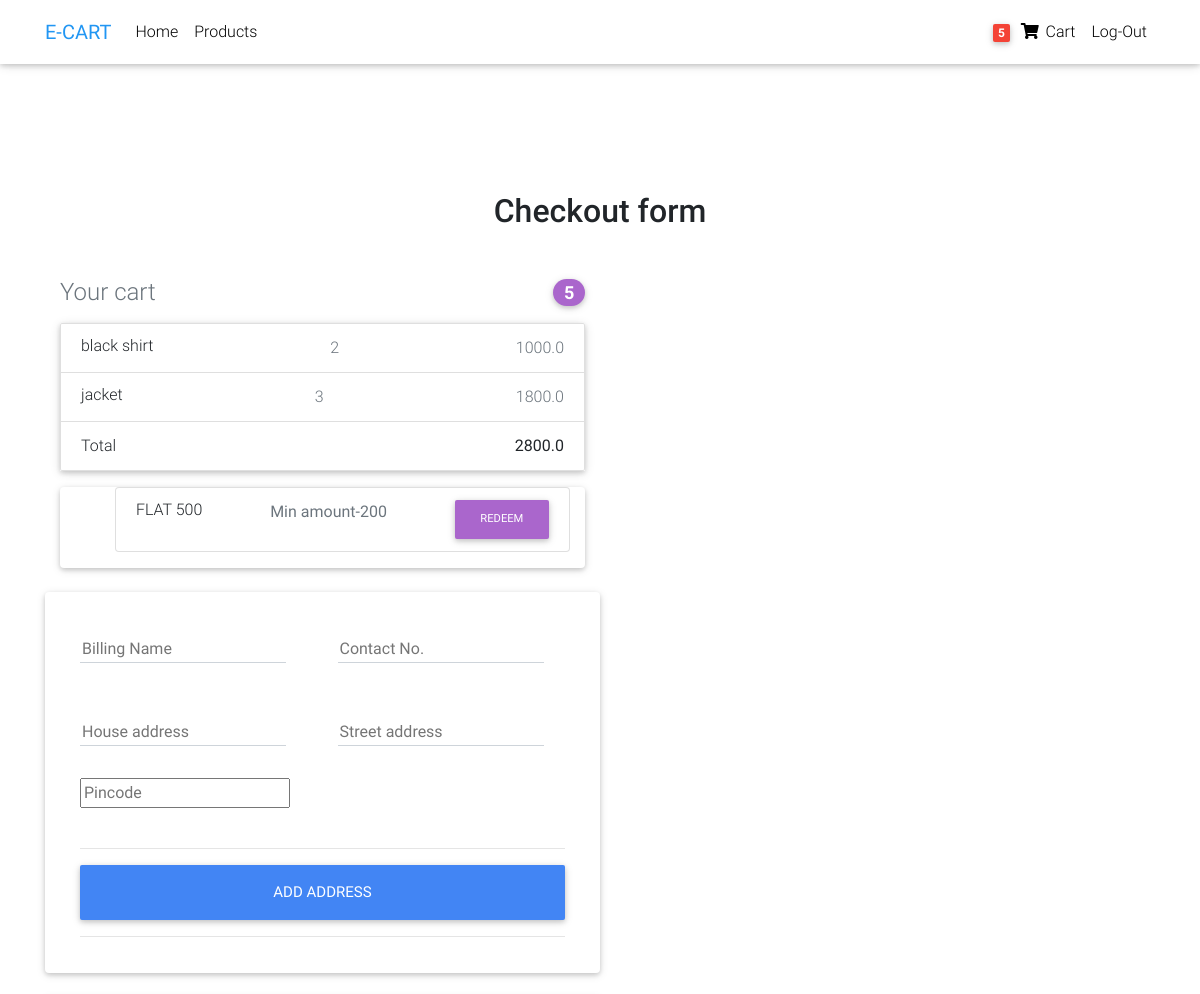
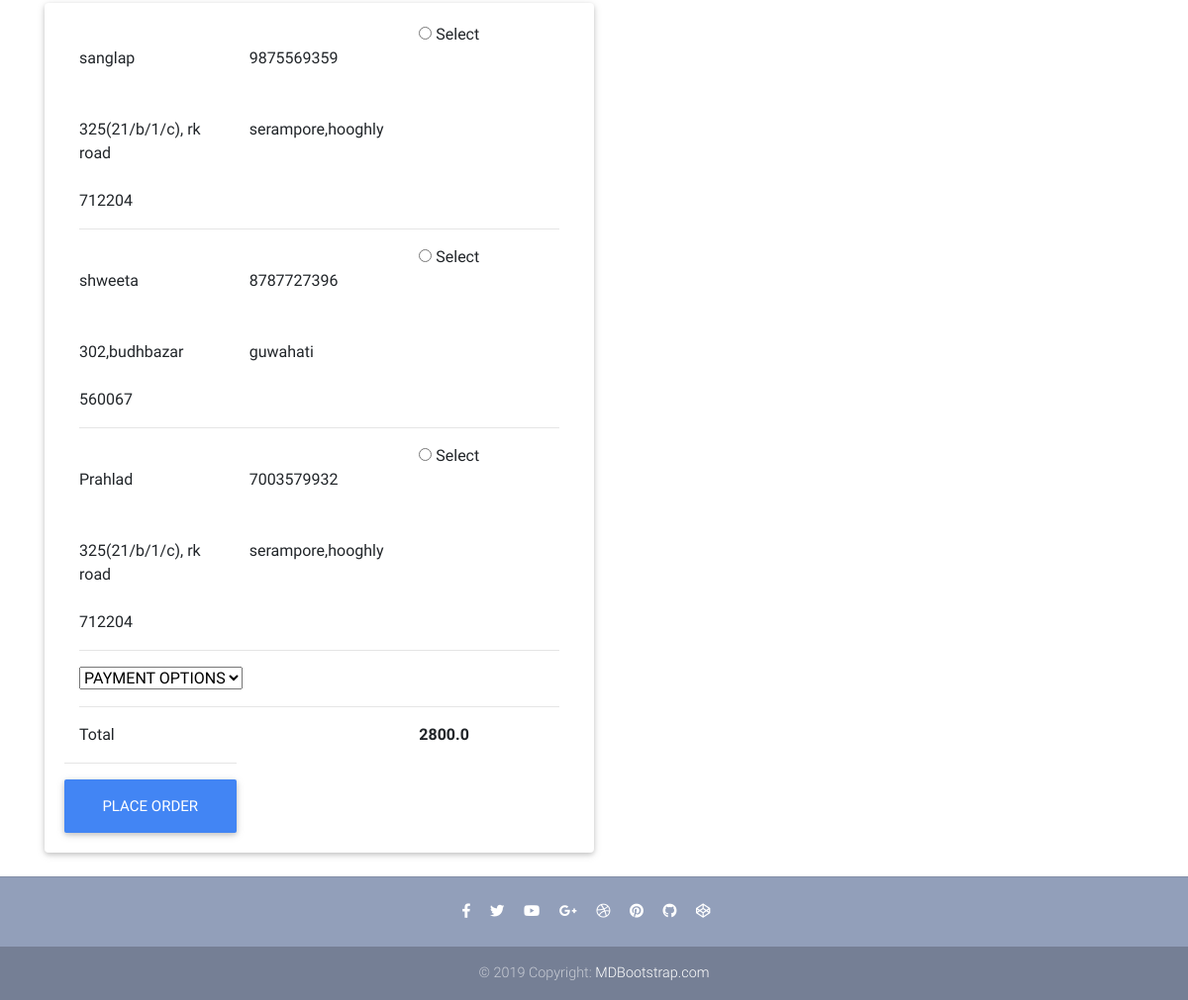
Screenshot of /checkout (signed in) with the database file from the repository (2 pictures, top to bottom).
### core/models.py (models this page shows, shortened)
class cartitems(models.Model):
    item = models.ForeignKey(items, on_delete=models.CASCADE)
    user  = models.ForeignKey(settings.AUTH_USER_MODEL,on_delete=models.CASCADE)
    quantity = models.IntegerField(default=1)
    cost = models.FloatField(blank=True,null=True)

class items(models.Model):
    title = models.CharField(max_length=300)
    price = models.FloatField()
    dis_price = models.FloatField(blank=True,null=True)
    category = models.CharField(choices=CATEGORY_CHOICES,max_length=2)
    description =models.CharField(blank=True,default=True,max_length=1000)

class Promo(models.Model):
    users = models.ManyToManyField(settings.AUTH_USER_MODEL,blank=True)
    name = models.CharField(max_length=20)
    min_amount = models.CharField(max_length=5)
    discount = models.CharField( max_length=10)
    quantity = models.CharField(blank=True,max_length=3)

### account_users/models.py (models this page shows, shortened)
class UserAddress(models.Model):
    user = models.ForeignKey(User,on_delete=models.CASCADE)
    street = models.CharField(max_length=100)
    houseno = models.CharField(max_length=100)
    phoneno = models.CharField(max_length=10)
    name = models.CharField(max_length=20)
    pincode = models.CharField(max_length=7)

### core/views.py (the view)
# urls.py: path('checkout',checkout,name='checkout')
def checkout(request):
    form1 = AddressForm(request.POST or None)
    if request.method == 'POST':
        print(request.POST.items)
        if request.POST.get('add'):
            if form1.is_valid():
                address = UserAddress(
                    user = request.user,
                    street = form1.cleaned_data.get('street'),
                    houseno = form1.cleaned_data.get('houseno'),
                    phoneno = form1.cleaned_data.get('phoneno'),
                    name = form1.cleaned_data.get('name'),
                    pincode = form1.cleaned_data.get('pincode'),
                )
                address.save()
            return redirect('checkout')
        elif request.POST.get('redeem'):
            promos = Promo.objects.filter(users=request.user)
            promo = Promo.objects.get(pk=request.POST.get('redeem'))
            cost  = total_cost(request)
            if float(promo.min_amount) > cost:
                return redirect('checkout')
            cart_items = cartitems.objects.filter(user=request.user)
            all_address = UserAddress.objects.filter(user=request.user)
            cost = total_cost(request,promo)
            context= {
                'total':cart_quantity(request),
                'cartitems':cart_items,
                'cost':cost,
                'form1':form1,
                'all_address':all_address,
                'promos':promos,
                'promo':promo
            }
            return render(request,'checkout.html',context)
        else:
            try:
                adrs = request.POST.getlist('address')
                address = UserAddress.objects.get(pk=adrs[0])
            except:
                return redirect('checkout')
            if not request.POST.get('payment'):
                return redirect('checkout')
            if request.POST.get('promo'):
                promo = Promo.objects.get(pk=request.POST.get('promo'))
            else:
                promo =''
            payment = request.POST.get('payment')
            cart_items = cartitems.objects.filter(user=request.user)
            order_user = orderitems(
                        user=request.user,
                        payment=payment,
                        address=address,
                        total=request.POST.get('cost'),
                        ordered=True
            )
            if promo:
                order_user.promo = promo
            order_user.save()
            for item in cart_items:
                order_user.items.add(item)
                order_user.save()
            return render(request,'order.html',{'order':order_user})
    else:
        promos = Promo.objects.filter(users=request.user)
        cart_items = cartitems.objects.filter(user=request.user)
        cost  = total_cost(request)
        all_address = UserAddress.objects.filter(user=request.user)
        context= {
            'total':cart_quantity(request),
            'cartitems':cart_items,
            'cost':cost,
            'form1':form1,
            'all_address':all_address,
            'promos':promos,
            'promo':''
        }
        return render(request,'checkout.html',context)

### core/forms.py
class  AddressForm(forms.Form):
    name = forms.CharField(widget=forms.TextInput(attrs={'placeholder':'Billing Name'}))
    phoneno = forms.CharField(widget=forms.TextInput(attrs={'placeholder':'Contact No.'}))
    street = forms.CharField(widget=forms.TextInput(attrs={'placeholder':'Street address'}))
    houseno = forms.CharField(widget=forms.TextInput(attrs={'placeholder':'House address'}))
    pincode = forms.CharField(widget=forms.TextInput(attrs={'placeholder':'Pincode'}))

### core/views.py (called while the page is built)
def cart_quantity(request):
    total_quantity = 0
    cart_items = cartitems.objects.filter(user=request.user)
    if cart_items.exists():
        for item in cart_items:
            total_quantity = total_quantity + item.quantity
    return total_quantity

def total_cost(request,promo=False):
    cart_items = cartitems.objects.filter(user=request.user)
    cost = 0
    for item in cart_items:
        if item.item.dis_price:
            cost = cost + item.item.dis_price*item.quantity
        else:
            cost = cost + item.item.price*item.quantity
    if promo:
        cost = cost - float(promo.discount)
    return cost

### core/templates/checkout.html (shortened to what this page needs)
{% extends 'base.html' %}
{% block content %}
  <main class="mt-5 pt-4">
    <div class="container wow fadeIn">
      <h2 class="my-5 h2 text-center">Checkout form</h2>
        <div class="col-md-6 mb-6">
          <h4 class="d-flex justify-content-between align-items-center mb-3">
            <span class="text-muted">Your cart</span>
            <span class="badge badge-secondary badge-pill">{{total}}</span>
          </h4>
          <ul class="list-group mb-3 z-depth-1">
            {%for item in cartitems%}
              <li class="list-group-item d-flex justify-content-between lh-condensed">
                <div>
                  <h6 class="my-0">{{item.item.title}}</h6>
                </div>
                <span class="text-muted">{{item.quantity}}</span>
                <span class="text-muted">{{item.cost}}</span>
              </li>
            {%endfor%}
              <li class="list-group-item d-flex justify-content-between">
                <span>Total </span>
                <strong>{{cost}}</strong>
              </li>
          </ul>
          <form method="POST" >
            <div class="card col-md-12 mb-12">
              <ul>
              {%for promo in promos%}
                <li class="list-group-item d-flex justify-content-between lh-condensed">
                  <div>
                    <h6 class="my-0">{{promo.name}}</h6>
                  </div>
                  <span class="text-muted">Min amount-{{promo.min_amount}}</span>
                  <button class="btn btn-secondary btn-md waves-effect m-0" type="submit" value="{{promo.id}}" name="redeem">Redeem</button>
                </li>
              {%endfor%}
             </ul>
            </div>
          </form>
        </div>
        <br>
        <div class="card col-md-6 mb-6">
            <form class="card-body" method = "POST">
              <div class="row">
                <div class="col-md-6 mb-2">
                  <div class="md-form ">
                    {{form1.name}}
                  </div>
                </div>
                <div class="col-md-6 mb-2">
                  <div class="md-form">
                    {{form1.phoneno}}
                  </div>
                </div>
              </div>
              <div class="row">
                <div class="col-md-6 mb-2">
                  <div class="md-form ">
                    {{form1.houseno}}
                  </div>
                </div>
                <div class="col-md-6 mb-2">
                  <div class="md-form">
                    {{form1.street}}
                  </div>
                </div>
              </div>
              <div class="row">
                <div class="col-lg-4 col-md-6 mb-4">
                    {{form1.pincode}}
                </div>
              </div>
              <hr>
              <button class="btn btn-primary btn-lg btn-block" type="submit" name="add" value="1">ADD ADDRESS</button>
              <hr>
            </form>
        </div>
        <br>
        <div class="card col-md-6 mb-6">
           <form class="card-body" method = "POST">
              {%for address in all_address%}
                <div class="row">
                  <div class="col-lg-4 col-md-5 ">
                    <div class="md-form ">
                      {{address.name}}
                    </div>
                  </div>
                  <div class="col-lg-4 col-md-5 ">
                    <div class="md-form">
                      {{address.phoneno}}
                    </div>
                  </div>
                  <div class="col-lg-4 col-md-2 ">
                      <input type="radio" id="address" name="address" value="{{address.id}}">
                      <label for="address"> Select</label><br>
                  </div>
                </div>
                <div class="row">
                  <div class="col-lg-4 col-md-6">
                    <div class="md-form ">
                      {{address.houseno}}
                    </div>
                  </div>
                  <div class="col-lg-4 col-md-6 ">
                    <div class="md-form">
                      {{address.street}}
                    </div>
                  </div>
                </div>
                <div class="row">
                  <div class="col-lg-4 col-md-6 ">
                      {{address.pincode}}
                  </div>
                </div>
                <hr>
              {%endfor%}
              <div class="row">
                <div class="col-lg-4 col-md-6 ">
                        <select id="PAYMENT" name="payment">
                          <option value="">PAYMENT OPTIONS</option>
                        </select>
                </div>
              </div>
              <hr>
              <div class="row">
                <div class="col-lg-4 col-md-6 ">
                    <span>Total </span>
                </div>
                <div class="col-lg-4 col-md-6 ">
                </div>
                <div class="col-lg-4 col-md-6 ">
                   <strong>{{cost}}</strong>
                </div>
              <div>
              <hr>
              <div class="row">
                <div class="col-lg-12  ">
                  <button class="btn btn-primary btn-lg btn-block" type="submit" name="place" value="1">Place Order</button>
                </div>
              </div>
            </form>
        </div>
    </div>
  </main>
{% endblock content %}

### templates/base.html (style rules this page uses)
html, body, header, .carousel { height: 60vh; }

### rows the page displays
cartitems: item "black shirt", quantity "2", cost "1000.0"
cartitems: item "jacket", quantity "3", cost "1800.0"
Promo: name "FLAT 500", min_amount "200", {{ promo.id }} 3 (drawn)
UserAddress: name "sanglap", phoneno "9875569359", houseno "325(21/b/1/c), rk road", street "serampore,hooghly", pincode "712204"
UserAddress: name "shweeta", phoneno "8787727396", houseno "302,budhbazar", street "guwahati", pincode "560067"
UserAddress: name "Prahlad", phoneno "7003579932", houseno "325(21/b/1/c), rk road", street "serampore,hooghly", pincode "712204"

### other values shown
{{ total }} "5"
{{ cost }} "2800.0"
